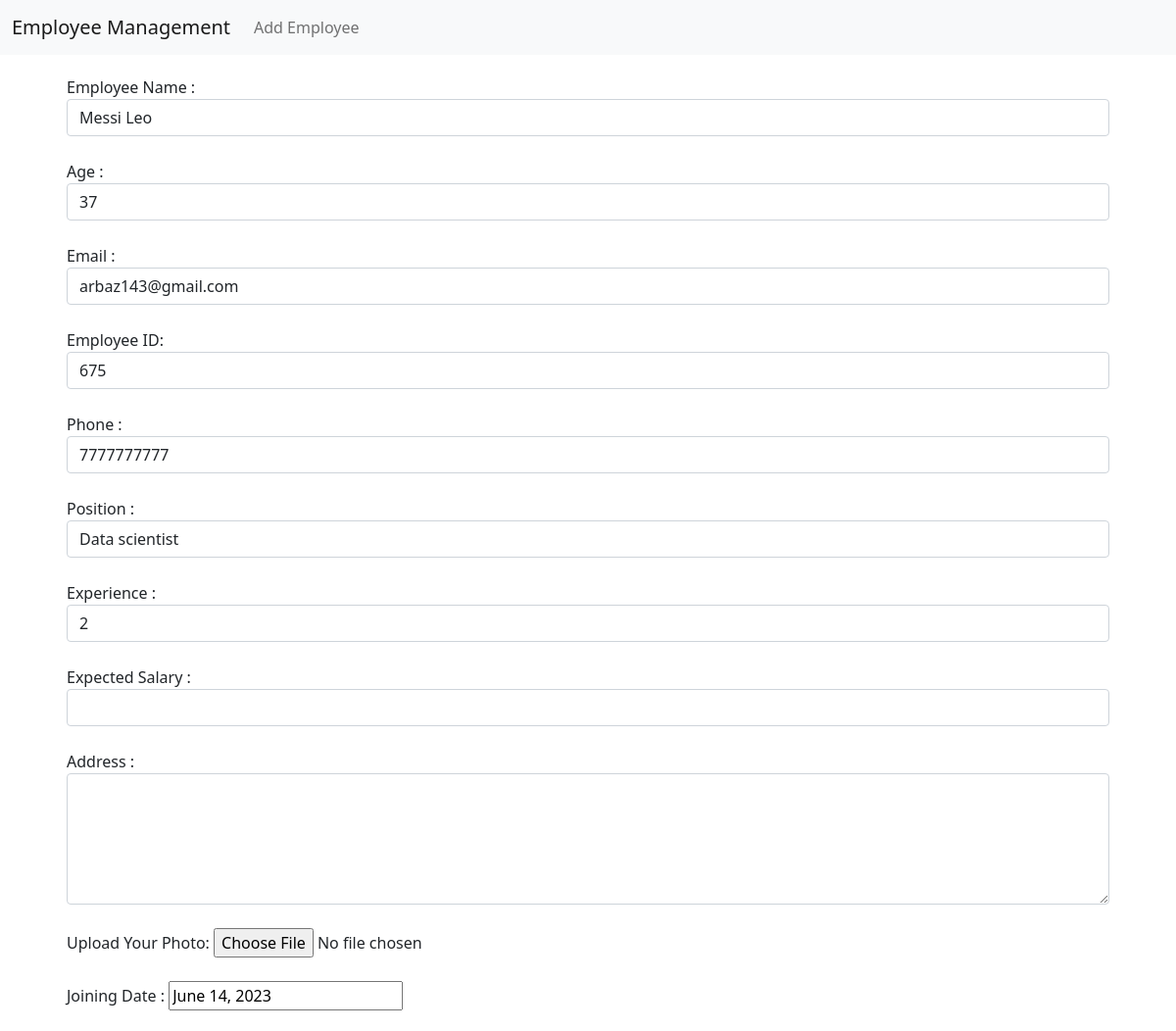
Screenshot of /emp/details/3/ with the database file from the repository.
### emp_app/models.py (models this page shows)
class Employee(models.Model):
    Name = models.CharField(max_length=20,unique=True)
    Age = models.IntegerField()
    Email= models.EmailField(max_length=300,unique=True)
    Emp_id = models.CharField(max_length=4,unique=True)
    Experience = models.CharField(max_length=20)
    Salary = models.CharField(max_length=20)
    Position = models.CharField(max_length=100 , null=True,blank=True)
    Phone=models.CharField(max_length=10)
    Address = models.TextField(max_length=200)
    Joining_Date = models.DateField(auto_now_add=True)
    Photo =models.ImageField(upload_to='Emp_Images/',null=True,blank=True)

### emp_app/views.py (the view)
# urls.py: path('details/<int:emp_id>/',views.details,name='details'),
def details(request,emp_id):
    emp=Employee.objects.get(id=emp_id)
    context ={
        'emp':emp
    }
    return render(request,'details.html',context)

### templates/details.html (shortened to what this page needs)
{% extends 'base.html' %}
{% block content %}
<div class='container'>
    <div class='row'>
        <dic class='col-md-12'
            <div class='card'>
                <div class='card-body'>
                    <form action="{% url 'details' emp.id %}" method="POST" style='padding:5px 10px 5px 10px'>
                        <div class='md-3'>
                            <label for='roll'>Employee Name : </label>
                            <input type='text'  name='name1' class='form-control' value='{{emp.Name}}' required><br>
                        </div>
                        <div class='md-3'>
                            <label for='name'>Age : </label>
                            <input type='text' name='age1' class='form-control' value={{emp.Age}}  required><br>
                        </div>
                        <div class='md-3'>
                            <label for='email'>Email : </label>
                            <input type='email' id='email' name='email1' class='form-control' value='{{emp.Email}}' required><br>
                        </div>
                        <div class='md-3'>
                            <label for='phone'>Employee ID: </label>
                            <input type='text'  name='emp_id1' class='form-control' value='{{emp.Emp_id}}'><br>
                        </div>
                        <div class='md-3'>
                            <label for='phone'>Phone : </label>
                            <input type='text' id='phone' name='phone1' class='form-control' value='{{emp.Phone}}'><br>
                        </div>
                        <div class='md-3'>
                            <label for='name'>Position : </label>
                            <input type='text' name='position1' class='form-control' value='{{emp.Position}}' required><br>
                        </div>
                        <div class='md-3'>
                            <label for='name'>Experience : </label>
                            <input type='text' name='experience1' class='form-control' value='{{emp.Experience}}' required><br>
                        </div>
                         <div class='md-3'>
                            <label for='phone'>Expected Salary : </label>
                            <input type='text'  name='salary1' class='form-control' ><br>
                        </div>
                        <div class='md-3'>
                            <label for='address'>Address : </label>
                            <textarea id='address' name='address1' rows='5' class='form-control' value='{{emp.Address}}'></textarea><br>
                        </div>
                        <div class='md-3'>
                            <label for='phone'>Upload Your Photo: </label>
                            <input type='file'  name='photo1'  ><br><br>
                        </div>
                        <div class='md-3'>
                            <label for='name'>Joining Date : </label>
                            <input type='text'    value='{{emp.Joining_Date}}'><br>
                        </div>
                        </div>
                </div>
            </div>
{% endblock %}

### rows the page displays
Employee: name1 "Messi Leo", age1 "37", email1 "arbaz143@gmail.com", emp_id1 "675", phone1 "7777777777", position1 "Data scientist", experience1 "2", Joining_Date "June 14, 2023"
